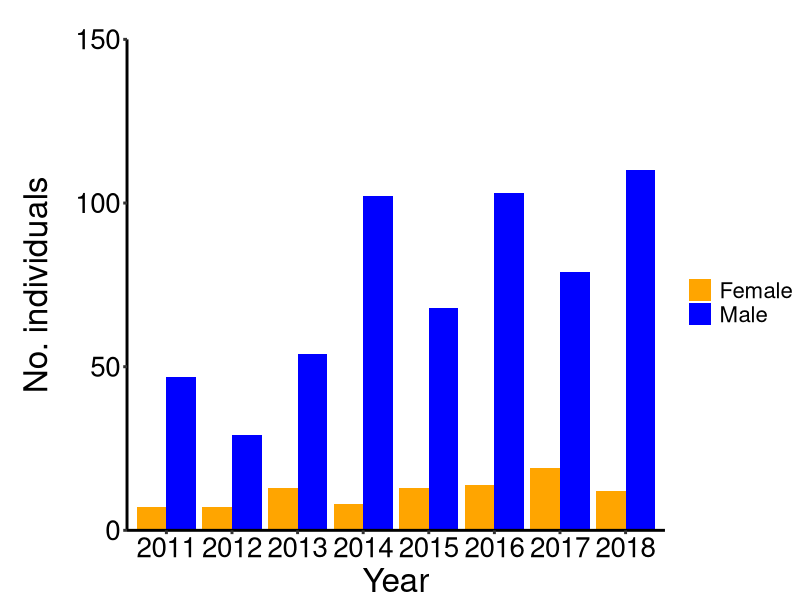

The R source for this figure: (Note: this script raises an error after producing the figure.)
#Uts_adults basic stats
####libraries####
library(tidyverse)
library(cowplot)

#datasets####
Utsadults <- read.csv("Data/UtsadultsALL_21.06.22.csv")

#colorblind palette
cbPalette <- c("#E69F00", "#56B4E9", "#009E73", "#0072B2", "#D55E00", "#CC79A7","#999999", "#F0E442")

#fill in 0 for NAs in respawner and recapture columms
#calculate age at maturity (1st reproduction)
Utsadults11_18 <- Utsadults %>%
  mutate(Respawner = replace_na(Respawner, 0)) %>%
  mutate(recapture = replace_na(recapture, 0)) %>%
  mutate(ageatmaturity = ifelse(respawner.info == "1S1", 1,
                                       ifelse(respawner.info == "2S1", 2,  
                                              ifelse(respawner.info == "3S1", 3, InterpAge)))) %>%
  relocate(ageatmaturity, .after = respawner.info)

#How many adults? 2011 -2018
Utsadults11_18 %>% count()

#how many for each sex?
Utsadults11_18 %>% group_by(sex) %>% count()

#how many are recaptures? (2 = recapture)
Utsadults11_18 %>% group_by(sex, recapture) %>% count()

#How many have scale smolt (i.e. freshwater) age? remove recaptures
Utsadults11_18 %>% filter(recapture <= 1) %>% count(Scale.smoltage)

#remove recature  
Utsadults11_18smolt <- Utsadults11_18 %>%
  filter(recapture != 2) 

#linear regression of fw age by sex
smoltage <- lm(Scale.smoltage ~ sex, data = Utsadults11_18smolt)
summary(smoltage)

#How many have seaage age? remove recaptures
Utsadults11_18 %>% filter(recapture != 2) %>% count(scale.seaage)

#age at maturity range 
Utsadults11_18 %>% filter(recapture != 2) %>% group_by(sex) %>% count(ageatmaturity)

#age at maturity range 
Utsadults11_18mat <- Utsadults11_18 %>%
    filter(recapture != 2) 

#lm age at maturity vs sex
ageatmat <- lm(ageatmaturity ~ sex, data = Utsadults11_18mat)
summary(ageatmat)

#age at maturity for iteroparous individuals
Utsadults11_18matage <- Utsadults11_18 %>% 
  filter(recapture != 2) %>%
  filter(respawner.info != "") %>% 
  select(ID, sex, ageatmaturity, respawner.info) 

#respawner info
Utsadults11_18matage %>% group_by(sex) %>% count(respawner.info)

#calculate age ate maturity for iteroparous individuals
Utsadults11_18matage %>% group_by(sex) %>% dplyr:: summarise_if(is.numeric, funs(mean(., na.rm=T), n = sum(!is.na(.)), se = sd(., na.rm=T)/sqrt(sum(!is.na(.)))))

####make table of total individuals#### 
uts.adults.ind <- Utsadults11_18 %>%
  count(year, sex) 

#create grouped bar plot of #collected individuals/year/class
p.adults.ind <-  ggplot(uts.adults.ind, aes(factor(year), n, fill = sex)) +geom_bar(stat = "identity", position = "dodge") +
  labs(y="No. individuals", x="Year") + 
  scale_fill_manual(name = "", labels = c("Female", "Male"), values = c("orange", "blue")) +
  scale_y_continuous(limits = c(0, 150), expand = c(0, 0)) +
  coord_cartesian(clip = 'off') +
  theme(plot.title=element_text(size=36, hjust=-0.5), legend.title=element_text(size=20), legend.text=element_text(size=16)) +
  theme(axis.title.x = element_text(size=24)) +  theme(axis.text.x = element_text(size=20, color="black")) +
  theme(axis.title.y = element_text(size=24, vjust=3, angle = 90)) +  theme(axis.text.y = element_text(size=20, color="black")) +
  theme(axis.line = element_line(size = 1)) + theme(axis.ticks = element_line(size=1)) +
  theme(axis.line = element_line(colour = "black"),
        panel.grid.major = element_blank(),
        panel.grid.minor = element_blank(),
        panel.border = element_blank(),
        panel.background = element_blank(),
        plot.margin=unit(c(1,0,0,1), "cm"))
        
#show graph
p.adults.ind

#saveplot
save_plot("images/Fig.adult.sample.png", p.adults.ind, base_height = 10.7, base_width = 7.6)

####linear regressions####
#what is the correlation between sea age, and body size/body weight/condition factor?
#only use individuals that have sea age at first reproduction and length/weight info
Utsadults_corr <- Utsadults11_18 %>%
  filter(recapture != 2) 
  
#linear regression of sea.age and length by sex
seaageXlength <- lm(scale.seaage ~ log(length.cm) * sex, data = Utsadults_corr)
summary(seaageXlength) 
#simulate residuals
resmod_seaageXlength <- simulateResiduals(seaageXlength, plot = T)

#graph vgll3top conserved versus seaage sires/dams
pseaageXlength <-ggplot(Utsadults_corr, aes(x=scale.seaage, y=length.cm, colour=sex)) + 
  geom_jitter(position = position_jitterdodge(0.2, 0.2, 0.25), size=4, stat="identity", alpha = 2/5) +
  scale_color_manual(values=c("darkorange", "dark blue")) +
  geom_smooth(method=lm, se=TRUE, size=2) +
  labs(y="Length (cm)", x="Sea age (sea winters)") + theme(plot.title=element_text(size=36,  hjust=0.5)) +
  theme(axis.title.x = element_text(size=24)) +  theme(axis.text.x = element_text(size=20, color="black")) +
  theme(axis.title.y = element_text(size=24, angle = 90)) +  theme(axis.text.y = element_text(size=20, color="black")) +
  theme(axis.line = element_line(size = 1)) + theme(axis.ticks = element_line(size=1)) +
  theme(legend.position = "none") +
  theme(axis.line = element_line(colour = "black"),
        panel.grid.major = element_blank(),
        panel.grid.minor = element_blank(),
        panel.border = element_blank(),
        panel.background = element_blank())
#show graph
pseaageXlength 

#saveplot
save_plot("images/Fig.seaageXlength.png", pseaageXlength, base_height = 7.6, base_width = 7.6)

#linear regression of sea.age and weight by sex
seaageXweight <- lm(scale.seaage ~ log(wt.kg) * sex, data = Utsadults_corr)
summary(seaageXweight)
#simulate residuals
resmod_seaageXweight <- simulateResiduals(seaageXweight, plot = T)

#graph vgll3top conserved versus seaage sires/dams
pseaageXweight <-ggplot(Utsadults_corr, aes(x=scale.seaage, y=wt.kg, colour=sex)) + 
  geom_jitter(position = position_jitterdodge(0.2, 0.2, 0.25), size=4, stat="identity", alpha = 2/5) +
  scale_color_manual(values=c("darkorange", "dark blue")) +
  geom_smooth(method=lm, se=TRUE, size=2) +
  labs(y="Weight (kg)", x="Sea age (sea winters)") + theme(plot.title=element_text(size=36,  hjust=0.5)) +
  theme(axis.title.x = element_text(size=24)) +  theme(axis.text.x = element_text(size=20, color="black")) +
  theme(axis.title.y = element_text(size=24, angle = 90)) +  theme(axis.text.y = element_text(size=20, color="black")) +
  theme(axis.line = element_line(size = 1)) + theme(axis.ticks = element_line(size=1)) +
  theme(legend.position = "none") +
  theme(axis.line = element_line(colour = "black"),
        panel.grid.major = element_blank(),
        panel.grid.minor = element_blank(),
        panel.border = element_blank(),
        panel.background = element_blank())
#show graph
pseaageXweight

#saveplot
save_plot("images/Fig.seaageXweight.png", pseaageXweight, base_height = 7.6, base_width = 7.6)

